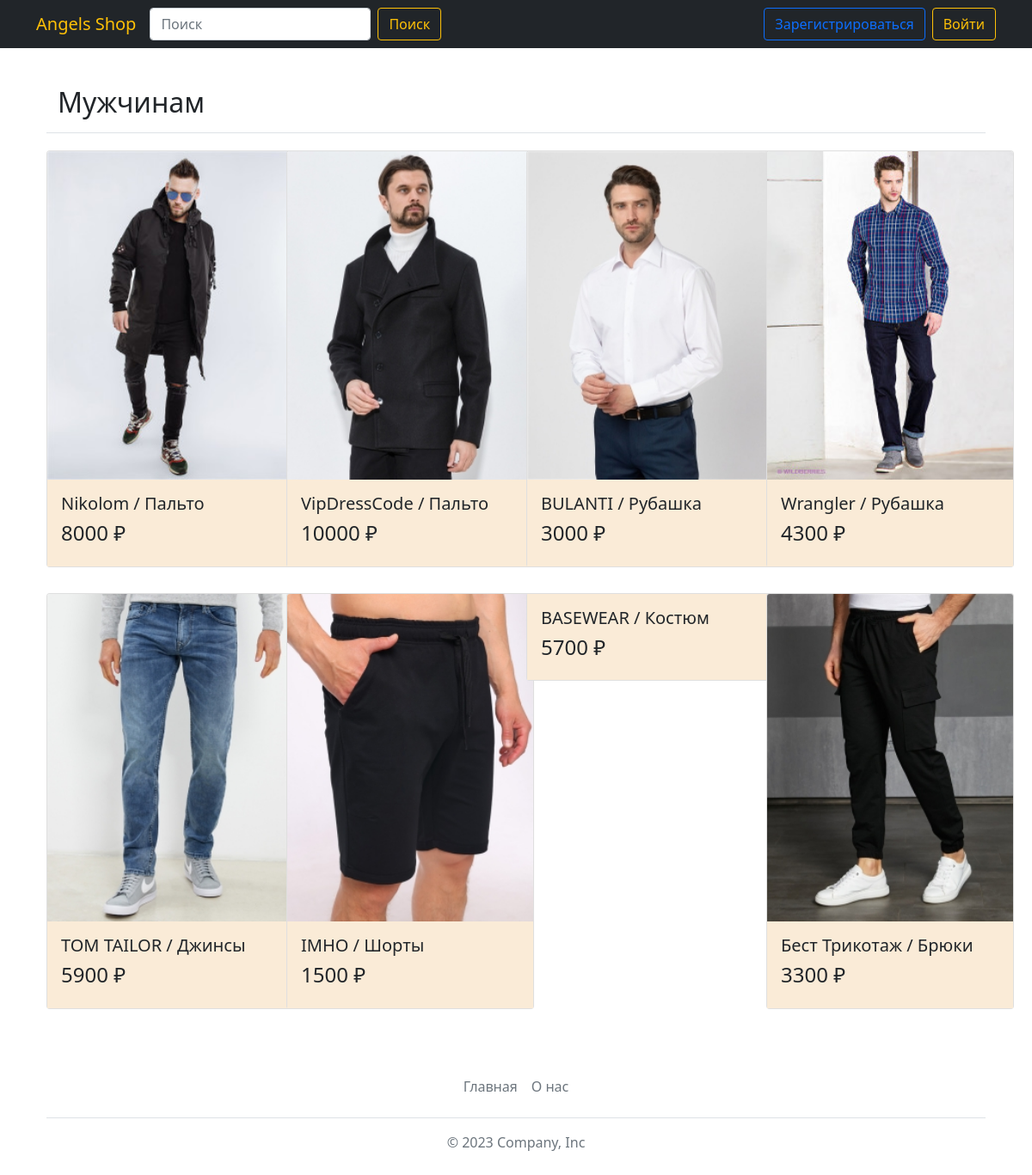
/catalog/man, run on the app's committed database.
### data/products.py (models this page shows)
class Products(SqlAlchemyBase):
    __tablename__ = 'products'
    id = sqlalchemy.Column(sqlalchemy.Integer,
                           primary_key=True, autoincrement=True)
    title = sqlalchemy.Column(sqlalchemy.String, nullable=False)
    price = sqlalchemy.Column(sqlalchemy.Integer, nullable=False)
    type = sqlalchemy.Column(sqlalchemy.String, nullable=False)
    image_path = sqlalchemy.Column(sqlalchemy.String, nullable=False)

### main.py (the view)
@app.route('/catalog/<data>', methods=['post', 'get'])
def catalog_types(data):
    form = SearchForm()
    if form.validate_on_submit():
        return redirect(f'/catalog/{form.search_string.data}')
    db_sess = db_session.create_session()
    list_products = []
    if data == "woman":
        name_title = "Женщинам"
        filter_data = db_sess.query(Products).filter(Products.type == data)
    elif data == "man":
        name_title = "Мужчинам"
        filter_data = db_sess.query(Products).filter(Products.type == data)
    elif data == "kids":
        name_title = "Детям и подросткам"
        filter_data = db_sess.query(Products).filter(Products.type == data)
    else:
        name_title = data
        filter_data = db_sess.query(Products).all()
    if data in ["woman", "man", "kids"]:
        for elem in filter_data:
            list_products.append([elem.title, elem.price, elem.type, elem.image_path, elem.id])
    else:
        for elem in filter_data:
            if name_title.lower() in elem.title.lower():
                list_products.append([elem.title, elem.price, elem.type, elem.image_path, elem.id])
    return render_template('catalog.html', title='Каталог', name_title=name_title, type="all",
                           list_products=list_products, form=form)

### forms/SearchForm.py
class SearchForm(FlaskForm):
    search_string = StringField('', validators=[DataRequired()])
    catalog = StringField('')

### data/db_session.py (called while the page is built)
def create_session() -> Session:
    global __factory
    return __factory()

### templates/catalog.html (shortened to what this page needs)
{% extends "base.html" %}
{% block content %}
<section class="section-products">
    <div class="container">
        <div class="row start-text">
            <div class="col-md-8 col-lg-6" style="padding-left:25px;padding-top:20px">
                <div class="header">
                    <h2>{{ name_title }}</h2>
                </div>
            </div>
        </div>
        <div class="pb-2 border-bottom"></div>
        <div class="row" style="padding-top:20px">
            {% for elem in list_products %}
            <div class="col-md-6 col-lg-4 col-xl-3" style="padding-bottom:30px;">
                <div class="card" style="width: 18rem;">
                    <img src="../static/img/products/{{ elem[2] }}/{{ elem[3] }}" class="card-img-top" alt="">
                    <div class="card-body" style="background-color:#FAEBD7">
                        <h5 class="card-title">{{ elem[0] }}</h5>
                        <h4 class="card-title">{{ elem[1] }} ₽</h4>
                    </div>
                </div>
            </div>
            {% endfor %}
        </div>
    </div>
</section>
{% endblock %}

### data on the page
Products: image_path (picture), title "Nikolom / Пальто", price "8000"
Products: image_path (picture), title "VipDressCode / Пальто", price "10000"
Products: image_path (picture), title "BULANTI / Рубашка", price "3000"
Products: image_path (picture), title "Wrangler / Рубашка", price "4300"
Products: image_path (picture), title "TOM TAILOR / Джинсы", price "5900"
Products: image_path (picture), title "IMHO / Шорты", price "1500"
Products: title "BASEWEAR / Костюм", price "5700"
Products: image_path (picture), title "Бест Трикотаж / Брюки", price "3300"

### other printed values
{{ name_title }} "Мужчинам"
